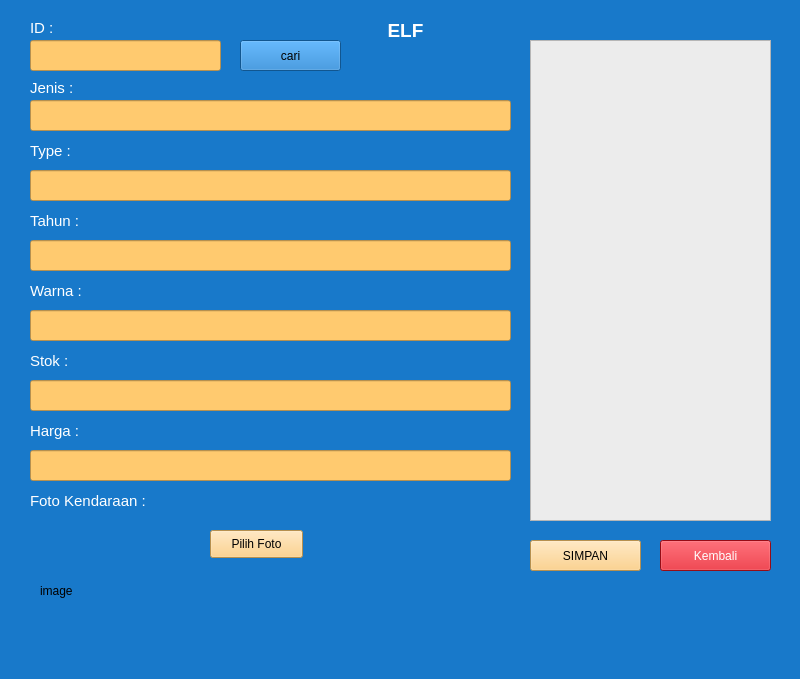
<?xml version="1.0" encoding="UTF-8"?>
<ui version="4.0">
 <class>MainWindow</class>
 <widget class="QMainWindow" name="MainWindow">
  <property name="geometry">
   <rect>
    <x>0</x>
    <y>0</y>
    <width>800</width>
    <height>679</height>
   </rect>
  </property>
  <property name="windowTitle">
   <string>MainWindow</string>
  </property>
  <property name="styleSheet">
   <string notr="true">background-color: rgb(0, 170, 255);
background-color: rgb(24, 121, 202);</string>
  </property>
  <widget class="QWidget" name="centralwidget">
   <widget class="QLabel" name="label_9">
    <property name="geometry">
     <rect>
      <x>30</x>
      <y>280</y>
      <width>121</width>
      <height>21</height>
     </rect>
    </property>
    <property name="font">
     <font>
      <pointsize>11</pointsize>
     </font>
    </property>
    <property name="styleSheet">
     <string notr="true">color: rgb(255, 255, 255);</string>
    </property>
    <property name="text">
     <string>Warna :</string>
    </property>
   </widget>
   <widget class="QLineEdit" name="lineEdit_stok">
    <property name="geometry">
     <rect>
      <x>30</x>
      <y>380</y>
      <width>481</width>
      <height>31</height>
     </rect>
    </property>
    <property name="styleSheet">
     <string notr="true">background-color: rgb(220, 220, 220);
background-color: rgb(255, 202, 111);</string>
    </property>
   </widget>
   <widget class="QLabel" name="label_8">
    <property name="geometry">
     <rect>
      <x>30</x>
      <y>210</y>
      <width>121</width>
      <height>21</height>
     </rect>
    </property>
    <property name="font">
     <font>
      <pointsize>11</pointsize>
     </font>
    </property>
    <property name="styleSheet">
     <string notr="true">color: rgb(255, 255, 255);</string>
    </property>
    <property name="text">
     <string>Tahun :</string>
    </property>
   </widget>
   <widget class="QLineEdit" name="lineEdit_id">
    <property name="geometry">
     <rect>
      <x>30</x>
      <y>40</y>
      <width>191</width>
      <height>31</height>
     </rect>
    </property>
    <property name="styleSheet">
     <string notr="true">background-color: rgb(255, 202, 111);</string>
    </property>
   </widget>
   <widget class="QLineEdit" name="lineEdit_tahun">
    <property name="geometry">
     <rect>
      <x>30</x>
      <y>240</y>
      <width>481</width>
      <height>31</height>
     </rect>
    </property>
    <property name="styleSheet">
     <string notr="true">background-color: rgb(220, 220, 220);
background-color: rgb(255, 202, 111);</string>
    </property>
   </widget>
   <widget class="QLabel" name="label_6">
    <property name="geometry">
     <rect>
      <x>30</x>
      <y>80</y>
      <width>111</width>
      <height>16</height>
     </rect>
    </property>
    <property name="font">
     <font>
      <pointsize>11</pointsize>
     </font>
    </property>
    <property name="styleSheet">
     <string notr="true">color: rgb(255, 255, 255);</string>
    </property>
    <property name="text">
     <string>Jenis :</string>
    </property>
   </widget>
   <widget class="QLineEdit" name="lineEdit_jenis">
    <property name="geometry">
     <rect>
      <x>30</x>
      <y>100</y>
      <width>481</width>
      <height>31</height>
     </rect>
    </property>
    <property name="styleSheet">
     <string notr="true">background-color: rgb(255, 202, 111);</string>
    </property>
   </widget>
   <widget class="QLabel" name="label_5">
    <property name="geometry">
     <rect>
      <x>30</x>
      <y>20</y>
      <width>41</width>
      <height>16</height>
     </rect>
    </property>
    <property name="font">
     <font>
      <pointsize>11</pointsize>
     </font>
    </property>
    <property name="styleSheet">
     <string notr="true">color: rgb(255, 255, 255);</string>
    </property>
    <property name="text">
     <string>ID :</string>
    </property>
   </widget>
   <widget class="QLabel" name="label_7">
    <property name="geometry">
     <rect>
      <x>30</x>
      <y>140</y>
      <width>111</width>
      <height>21</height>
     </rect>
    </property>
    <property name="font">
     <font>
      <pointsize>11</pointsize>
     </font>
    </property>
    <property name="styleSheet">
     <string notr="true">color: rgb(255, 255, 255);</string>
    </property>
    <property name="text">
     <string>Type :</string>
    </property>
   </widget>
   <widget class="QLabel" name="label_12">
    <property name="geometry">
     <rect>
      <x>30</x>
      <y>350</y>
      <width>121</width>
      <height>21</height>
     </rect>
    </property>
    <property name="font">
     <font>
      <pointsize>11</pointsize>
     </font>
    </property>
    <property name="styleSheet">
     <string notr="true">color: rgb(255, 255, 255);</string>
    </property>
    <property name="text">
     <string>Stok :</string>
    </property>
   </widget>
   <widget class="QLineEdit" name="lineEdit_warna">
    <property name="geometry">
     <rect>
      <x>30</x>
      <y>310</y>
      <width>481</width>
      <height>31</height>
     </rect>
    </property>
    <property name="styleSheet">
     <string notr="true">background-color: rgb(220, 220, 220);
background-color: rgb(255, 202, 111);</string>
    </property>
   </widget>
   <widget class="QLineEdit" name="lineEdit_type">
    <property name="geometry">
     <rect>
      <x>30</x>
      <y>170</y>
      <width>481</width>
      <height>31</height>
     </rect>
    </property>
    <property name="styleSheet">
     <string notr="true">background-color: rgb(220, 220, 220);
background-color: rgb(255, 202, 111);</string>
    </property>
   </widget>
   <widget class="QLabel" name="label_13">
    <property name="geometry">
     <rect>
      <x>30</x>
      <y>490</y>
      <width>141</width>
      <height>21</height>
     </rect>
    </property>
    <property name="font">
     <font>
      <pointsize>11</pointsize>
     </font>
    </property>
    <property name="styleSheet">
     <string notr="true">color: rgb(255, 255, 255);</string>
    </property>
    <property name="text">
     <string>Foto Kendaraan :</string>
    </property>
   </widget>
   <widget class="QPushButton" name="pushButton_pilihfoto">
    <property name="geometry">
     <rect>
      <x>210</x>
      <y>530</y>
      <width>93</width>
      <height>28</height>
     </rect>
    </property>
    <property name="styleSheet">
     <string notr="true">background-color: rgb(255, 202, 111);</string>
    </property>
    <property name="text">
     <string>Pilih Foto</string>
    </property>
   </widget>
   <widget class="QListView" name="listView">
    <property name="geometry">
     <rect>
      <x>530</x>
      <y>40</y>
      <width>241</width>
      <height>481</height>
     </rect>
    </property>
    <property name="styleSheet">
     <string notr="true">background-color: rgb(236, 236, 236);</string>
    </property>
   </widget>
   <widget class="QLabel" name="label_10">
    <property name="geometry">
     <rect>
      <x>370</x>
      <y>20</y>
      <width>71</width>
      <height>21</height>
     </rect>
    </property>
    <property name="font">
     <font>
      <pointsize>14</pointsize>
      <weight>75</weight>
      <bold>true</bold>
     </font>
    </property>
    <property name="styleSheet">
     <string notr="true">color: rgb(255, 255, 255);</string>
    </property>
    <property name="text">
     <string>ELF</string>
    </property>
    <property name="alignment">
     <set>Qt::AlignCenter</set>
    </property>
   </widget>
   <widget class="QLabel" name="label">
    <property name="geometry">
     <rect>
      <x>40</x>
      <y>530</y>
      <width>141</width>
      <height>121</height>
     </rect>
    </property>
    <property name="text">
     <string>image</string>
    </property>
   </widget>
   <widget class="QLabel" name="label_14">
    <property name="geometry">
     <rect>
      <x>30</x>
      <y>420</y>
      <width>121</width>
      <height>21</height>
     </rect>
    </property>
    <property name="font">
     <font>
      <pointsize>11</pointsize>
     </font>
    </property>
    <property name="styleSheet">
     <string notr="true">color: rgb(255, 255, 255);</string>
    </property>
    <property name="text">
     <string>Harga :</string>
    </property>
   </widget>
   <widget class="QLineEdit" name="lineEdit_harga">
    <property name="geometry">
     <rect>
      <x>30</x>
      <y>450</y>
      <width>481</width>
      <height>31</height>
     </rect>
    </property>
    <property name="styleSheet">
     <string notr="true">background-color: rgb(220, 220, 220);
background-color: rgb(255, 202, 111);</string>
    </property>
   </widget>
   <widget class="QPushButton" name="pushButton_cari">
    <property name="geometry">
     <rect>
      <x>240</x>
      <y>40</y>
      <width>101</width>
      <height>31</height>
     </rect>
    </property>
    <property name="text">
     <string>cari</string>
    </property>
   </widget>
   <widget class="QPushButton" name="pushButton_simpan">
    <property name="geometry">
     <rect>
      <x>530</x>
      <y>540</y>
      <width>111</width>
      <height>31</height>
     </rect>
    </property>
    <property name="styleSheet">
     <string notr="true">background-color: rgb(255, 202, 111);</string>
    </property>
    <property name="text">
     <string>SIMPAN</string>
    </property>
   </widget>
   <widget class="QPushButton" name="pushButton_keluar">
    <property name="geometry">
     <rect>
      <x>660</x>
      <y>540</y>
      <width>111</width>
      <height>31</height>
     </rect>
    </property>
    <property name="styleSheet">
     <string notr="true">color: rgb(255, 255, 255);
background-color: rgb(212, 17, 30);</string>
    </property>
    <property name="text">
     <string>Kembali</string>
    </property>
   </widget>
  </widget>
  <widget class="QStatusBar" name="statusbar"/>
 </widget>
 <resources/>
 <connections/>
</ui>
